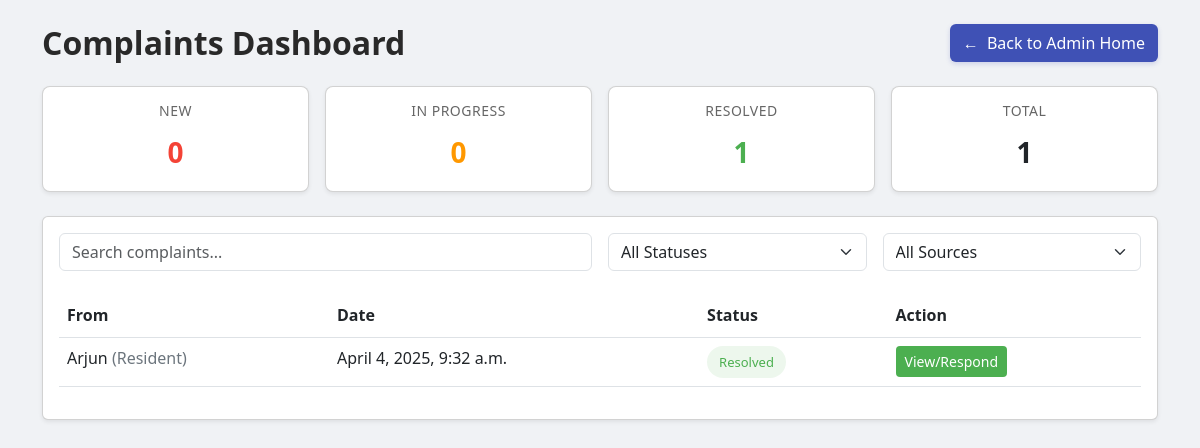
/all_complaints/, run on an earlier commit of the app's database.
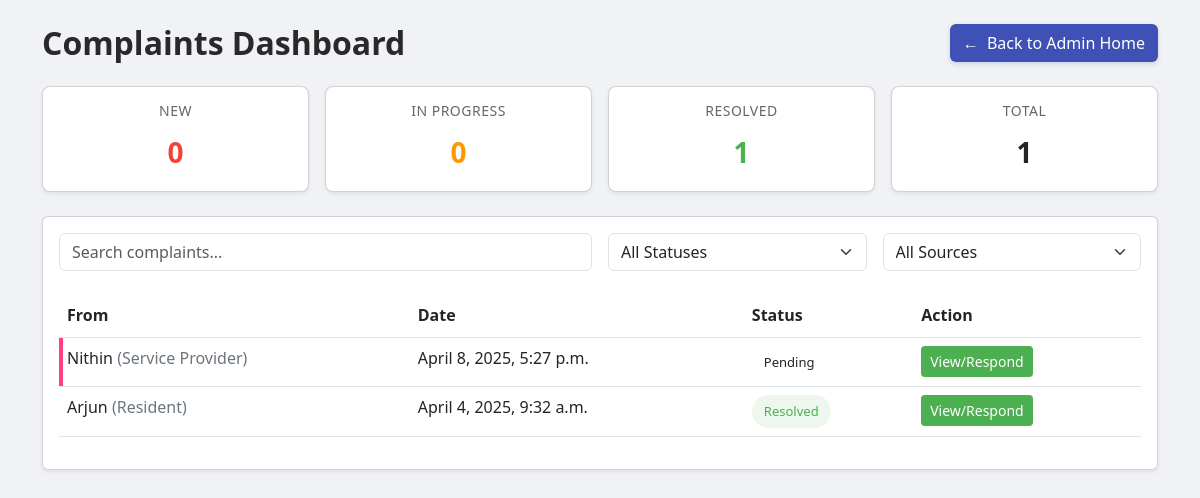
And on a later commit of the database.
### app/models.py (models this page shows, shortened)
class Complaints(models.Model):
    STATUS_CHOICES = [
        ('Pending', 'Pending'),
        ('In Progress', 'In Progress'),
        ('Resolved', 'Resolved'),
        ('Rejected', 'Rejected'),
    ]
    flat_occupant = models.ForeignKey(FlatOccupant, on_delete=models.CASCADE, blank=True, null=True)
    service_provider = models.ForeignKey(Service_Provider, on_delete=models.CASCADE, blank=True, null=True)
    complaint = models.TextField()
    reply = models.TextField(blank=True, null=True)
    status = models.CharField(max_length=20, choices=STATUS_CHOICES, default='Pending')
    created_at = models.DateTimeField(auto_now_add=True)
    updated_at = models.DateTimeField(auto_now=True)
    is_read_by_admin = models.BooleanField(default=False)
    is_read_by_user = models.BooleanField(default=False)

class FlatOccupant(models.Model):
    OCCUPANT_TYPE_CHOICES = [
        ('Owner', 'Owner'),
        ('Tenant', 'Tenant'),
    ]
    flat = models.ForeignKey(Flat, on_delete=models.CASCADE, related_name="occupant")
    full_name = models.CharField(max_length=100)
    contact_number = models.CharField(max_length=15)
    email = models.EmailField(unique=True, blank=True, null=True)
    username = models.CharField(max_length=50, unique=True)
    password = models.CharField(max_length=255)
    date_of_birth = models.DateField()
    gender = models.CharField(max_length=10, choices=[('Male', 'Male'), ('Female', 'Female'), ('Other', 'Other')])
    occupant_type = models.CharField(max_length=10, choices=OCCUPANT_TYPE_CHOICES)
    move_in_date = models.DateField()
    move_out_date = models.DateField(blank=True, null=True)
    id_proof = models.ImageField(upload_to='id_proofs/', blank=True, null=True)
    emergency_contact_name = models.CharField(max_length=100)
    emergency_contact_number = models.CharField(max_length=15)
    is_active = models.BooleanField(default=True)
    created_at = models.DateTimeField(auto_now_add=True)
    updated_at = models.DateTimeField(auto_now=True)

class Service_Provider(models.Model):
    GENDER_CHOICES = [
        ('Male', 'Male'),
        ('Female', 'Female'),
        ('Other', 'Other'),
    ]
    SERVICE_CHOICES = [
        ('Gym', 'Gym'),
        ('Swimming Pool', 'Swimming Pool'),
        ('Medical Store', 'Medical Store'),
        ('Supermarket', 'Supermarket'),
    ]
    name = models.CharField(max_length=255)
    email = models.EmailField(unique=True)
    phone = models.CharField(max_length=15)
    age = models.PositiveIntegerField()
    gender = models.CharField(max_length=10, choices=GENDER_CHOICES)
    username = models.CharField(max_length=50, unique=True)
    password = models.CharField(max_length=255)
    address = models.TextField()
    profile_image = models.ImageField(upload_to='service_provider_profiles/', blank=True, null=True)
    service_type = models.CharField(max_length=50, choices=SERVICE_CHOICES)
    created_at = models.DateTimeField(auto_now_add=True)
    updated_at = models.DateTimeField(auto_now=True)

### app/views.py (the view)
# urls.py: path('all_complaints/', views.all_complaints, name='all_complaints'),
def all_complaints(request):
    complaints = Complaints.objects.all().order_by('-created_at')
    return render(request, 'all_complaints.html', {'complaints': complaints})

### app/templates/all_complaints.html (shortened to what the changed rows need)
<!DOCTYPE html>
<html>
<head>
    <link href="https://cdn.jsdelivr.net/npm/bootstrap@5.3.0/dist/css/bootstrap.min.css" rel="stylesheet">
</head>
<body>
    <div class="container py-4">
        <div class="row align-items-center mb-4">
            <div class="col-md-6">
                <h1 class="dashboard-title fs-2 mb-0">Complaints Dashboard</h1>
            </div>
        </div>
        <div class="card shadow-sm mb-4">
            <div class="card-body">
                <div class="table-responsive">
                    <table id="complaints-table" class="table">
                        <thead>
                            <tr>
                                <th>From</th>
                                <th>Date</th>
                                <th>Status</th>
                                <th>Action</th>
                            </tr>
                        </thead>
                        <tbody>
                            {% for complaint in complaints %}
                            <tr class="{% if not complaint.is_read_by_admin %}unread{% endif %}">
                                <td>
                                    {% if complaint.flat_occupant %}
                                        {{ complaint.flat_occupant.full_name }} <span class="text-secondary">(Resident)</span>
                                    {% else %}
                                        {{ complaint.service_provider.name }} <span class="text-secondary">(Service Provider)</span>
                                    {% endif %}
                                </td>
                                <td>{{ complaint.created_at }}</td>
                                <td>
                                    <span class="status status-{{ complaint.status|lower }}">{{ complaint.status }}</span>
                                </td>
                                <td><a href="{% url 'complaint_detail' complaint.id %}" class="view-link btn btn-sm">View/Respond</a></td>
                            </tr>
                            {% empty %}
                            <tr>
                                <td colspan="4" class="text-center py-4">No complaints found</td>
                            </tr>
                            {% endfor %}
                        </tbody>
                    </table>
                </div>
            </div>
        </div>
    </div>
</body>
</html>

What changed in the data, as far as the page shows it:
added Complaints: service_provider.name "Nithin", created_at "April 8, 2025, 5:27 p.m.", status "Pending", is_read_by_admin False (drawn)
